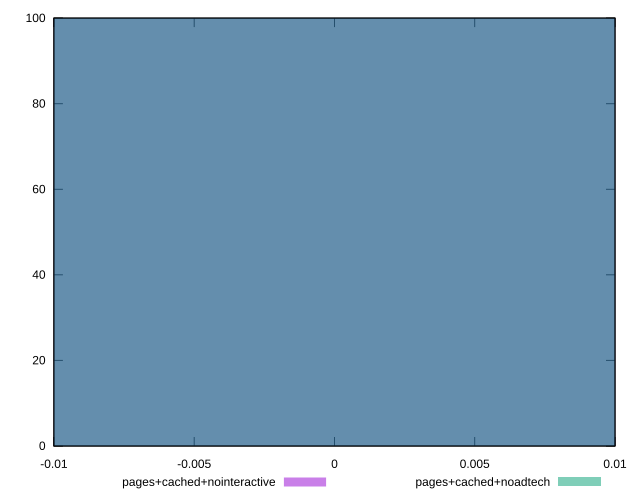

This chart was generated by the following gnuplot code:
reset
set terminal svg size 640, 500 enhanced background rgb 'white'
set output "report_00007_2020-12-11T15:55:29.892Z/uses-rel-preconnect/comparison/histogram/3_vs_4.svg"

$pagesCachedNointeractive <<EOF
0 100
EOF

$pagesCachedNoadtech <<EOF
0 100
EOF

set key outside below
set boxwidth 0.1
set yrange [0:100]
set style fill transparent solid 0.5 noborder

plot \
  $pagesCachedNointeractive title "pages+cached+nointeractive" with boxes, \
  $pagesCachedNoadtech title "pages+cached+noadtech" with boxes, \


reset
